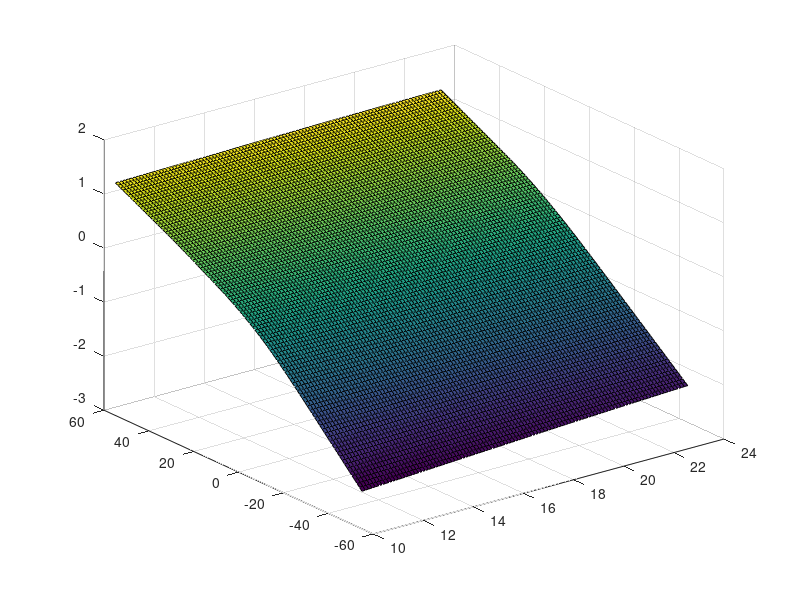

Reproduce this figure in MATLAB. (Note: this script raises an error after producing the figure.)
% ╔═══════════════════════════════════════════════════════════════════════╗
% ║───────────────╔╗─╔╗───────────╔╗──────────╔╗─╔╦═══╦╗──╔╗──────────────║
% ║───────────────║║─║║───────────║║──────────║║─║║╔═╗║╚╗╔╝║──────────────║
% ║───────────────║╚═╝╠╗─╔╦══╦══╦═╣║╔══╦══╦══╗║║─║║╚═╝╠╗║║╔╝──────────────║
% ║───────────────║╔═╗║║─║║╔╗║║═╣╔╣║║╔╗║╔╗║╔╗║║║─║║╔══╝║╚╝║───────────────║
% ║───────────────║║─║║╚═╝║╚╝║║═╣║║╚╣╚╝║╚╝║╚╝║║╚═╝║║───╚╗╔╝───────────────║
% ║───────────────╚╝─╚╩═╗╔╣╔═╩══╩╝╚═╩══╩══╣╔═╝╚═══╩╝────╚╝────────────────║
% ║───────────────────╔═╝║║║──────────────║║──────────────────────────────║
% ║───────────────────╚══╝╚╝──────────────╚╝──────────────────────────────║
% ╚═══════════════════════════════════════════════════════════════════════╝
%% Script initialization
clear
clc
close all

%cd C:\FERRAN\2_Hyperloop_2022\1_dynamics_H7\3_Estudio_Inductancia
addpath('plots')
addpath('lib')

% % H7
% load("data.mat")
% 
% air_gap         = r.air_gap;
% current         = r.current;
% force           = r.force;
% magnetic_flux   = r.magnetic_flux;
% 
% [AG_map, I_map] = meshgrid(air_gap, current);
% 
% plotMF(AG_map, I_map, magnetic_flux)

% H8
load("hems.mat")

air_gap         = hems.Airgap;
current         = hems.Current';
force           = hems.Force_Vertical;
magnetic_flux   = hems.Flux';

[I_map, AG_map] = meshgrid(current, air_gap);

%plotMF(AG_map, I_map, magnetic_flux)
surf(I_map, AG_map, magnetic_flux)

%% Discretization 

% H7
L = zeros((length(current)-2), length(air_gap));        % Inductance [H]

for AG_i = 1:length(air_gap)
    L(:, AG_i) = FDM(magnetic_flux(AG_i, :), current);  
end

[AG_reduced_map, I_reduced_map] = meshgrid(air_gap, current(2:(end-1)));

% plotL(AG_reduced_map, I_reduced_map, L)
surf(AG_reduced_map, I_reduced_map, L)

% % H8
% L = zeros((length(current)-2), length(air_gap));        % Inductance [H]
% 
% for AG_i = 1:(length(air_gap))
%     L(:,AG_i) = FDM(magnetic_flux(AG_i, :), current); 
% end
% 
% [I_reduced_map, AG_reduced_map] = meshgrid(current(2:(end-1)),air_gap);
% 
% % plotL(AG_reduced_map, I_reduced_map, L)
% surf(I_reduced_map, AG_reduced_map, L)

%% Data collection - Lookup table

hems.inductance              = L;
save("hems.mat", "hems")
